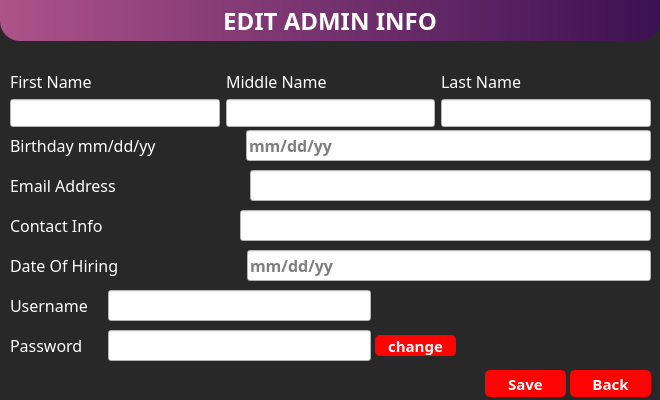
<?xml version="1.0" encoding="UTF-8"?>
<ui version="4.0">
 <class>editAdminInfo</class>
 <widget class="QDialog" name="editAdminInfo">
  <property name="geometry">
   <rect>
    <x>0</x>
    <y>0</y>
    <width>660</width>
    <height>400</height>
   </rect>
  </property>
  <property name="windowTitle">
   <string>Dialog</string>
  </property>
  <property name="styleSheet">
   <string notr="true">*{font-family:century gothic;
color:white;
}
QLabel{
font-size:16px;
}
#head{
border-bottom-left-radius: 20px;
border-bottom-right-radius: 20px;
background: qlineargradient(x1:0, y1:0, x2:1, y2:0, stop:0 #ad5389, stop:1 #3c1053);
font-size:24px;
font-weight:bold;
}
QLineEdit{
font-size:16px;
font-weight:bold;
color:black;
background:white;
}
#editAdminInfo{
background:#282828;
}
QPushButton {
font-size:15px;
font-weight:bold;
border:none;
border-radius:5px;
background: #ff0303;
}
QPushButton:hover {
background:#49ebff;
color:black;
}</string>
  </property>
  <widget class="QWidget" name="horizontalLayoutWidget_5">
   <property name="geometry">
    <rect>
     <x>10</x>
     <y>290</y>
     <width>361</width>
     <height>31</height>
    </rect>
   </property>
   <layout class="QHBoxLayout" name="horizontalLayout_8">
    <property name="spacing">
     <number>20</number>
    </property>
    <item>
     <widget class="QLabel" name="usernameText">
      <property name="text">
       <string>Username</string>
      </property>
     </widget>
    </item>
    <item>
     <widget class="QLineEdit" name="username"/>
    </item>
   </layout>
  </widget>
  <widget class="QWidget" name="horizontalLayoutWidget_3">
   <property name="geometry">
    <rect>
     <x>10</x>
     <y>210</y>
     <width>641</width>
     <height>31</height>
    </rect>
   </property>
   <layout class="QHBoxLayout" name="horizontalLayout_6">
    <property name="spacing">
     <number>133</number>
    </property>
    <item>
     <widget class="QLabel" name="contactInfoText">
      <property name="text">
       <string>Contact Info </string>
      </property>
     </widget>
    </item>
    <item>
     <widget class="QLineEdit" name="contactInfo"/>
    </item>
   </layout>
  </widget>
  <widget class="QWidget" name="horizontalLayoutWidget_4">
   <property name="geometry">
    <rect>
     <x>10</x>
     <y>250</y>
     <width>641</width>
     <height>31</height>
    </rect>
   </property>
   <layout class="QHBoxLayout" name="horizontalLayout_7">
    <property name="spacing">
     <number>116</number>
    </property>
    <item>
     <widget class="QLabel" name="dateOfHiringText">
      <property name="text">
       <string>Date Of Hiring   </string>
      </property>
     </widget>
    </item>
    <item>
     <widget class="QLineEdit" name="dateOfHiring">
      <property name="placeholderText">
       <string>mm/dd/yy</string>
      </property>
     </widget>
    </item>
   </layout>
  </widget>
  <widget class="QPushButton" name="change">
   <property name="geometry">
    <rect>
     <x>375</x>
     <y>335</y>
     <width>81</width>
     <height>21</height>
    </rect>
   </property>
   <property name="text">
    <string>change</string>
   </property>
  </widget>
  <widget class="QWidget" name="horizontalLayoutWidget">
   <property name="geometry">
    <rect>
     <x>10</x>
     <y>130</y>
     <width>641</width>
     <height>31</height>
    </rect>
   </property>
   <layout class="QHBoxLayout" name="horizontalLayout">
    <property name="spacing">
     <number>86</number>
    </property>
    <item>
     <widget class="QLabel" name="birthdayText">
      <property name="text">
       <string>Birthday mm/dd/yy </string>
      </property>
     </widget>
    </item>
    <item>
     <widget class="QLineEdit" name="birthday">
      <property name="placeholderText">
       <string>mm/dd/yy</string>
      </property>
     </widget>
    </item>
   </layout>
  </widget>
  <widget class="QPushButton" name="back">
   <property name="geometry">
    <rect>
     <x>570</x>
     <y>370</y>
     <width>81</width>
     <height>27</height>
    </rect>
   </property>
   <property name="text">
    <string>Back</string>
   </property>
  </widget>
  <widget class="QPushButton" name="save">
   <property name="geometry">
    <rect>
     <x>485</x>
     <y>370</y>
     <width>81</width>
     <height>27</height>
    </rect>
   </property>
   <property name="text">
    <string>Save</string>
   </property>
  </widget>
  <widget class="QLabel" name="head">
   <property name="geometry">
    <rect>
     <x>0</x>
     <y>0</y>
     <width>660</width>
     <height>41</height>
    </rect>
   </property>
   <property name="text">
    <string>EDIT ADMIN INFO</string>
   </property>
   <property name="alignment">
    <set>Qt::AlignCenter</set>
   </property>
  </widget>
  <widget class="QWidget" name="horizontalLayoutWidget_6">
   <property name="geometry">
    <rect>
     <x>10</x>
     <y>330</y>
     <width>361</width>
     <height>31</height>
    </rect>
   </property>
   <layout class="QHBoxLayout" name="horizontalLayout_9">
    <property name="spacing">
     <number>25</number>
    </property>
    <item>
     <widget class="QLabel" name="passwordText">
      <property name="text">
       <string>Password</string>
      </property>
     </widget>
    </item>
    <item>
     <widget class="QLineEdit" name="password">
      <property name="echoMode">
       <enum>QLineEdit::Password</enum>
      </property>
     </widget>
    </item>
   </layout>
  </widget>
  <widget class="QWidget" name="horizontalLayoutWidget_2">
   <property name="geometry">
    <rect>
     <x>10</x>
     <y>170</y>
     <width>641</width>
     <height>31</height>
    </rect>
   </property>
   <layout class="QHBoxLayout" name="horizontalLayout_5">
    <property name="spacing">
     <number>121</number>
    </property>
    <item>
     <widget class="QLabel" name="emailaddressText">
      <property name="text">
       <string>Email Address   </string>
      </property>
     </widget>
    </item>
    <item>
     <widget class="QLineEdit" name="emailaddress"/>
    </item>
   </layout>
  </widget>
  <widget class="QWidget" name="gridLayoutWidget">
   <property name="geometry">
    <rect>
     <x>10</x>
     <y>70</y>
     <width>641</width>
     <height>57</height>
    </rect>
   </property>
   <layout class="QGridLayout" name="gridLayout_5">
    <item row="0" column="2">
     <widget class="QLabel" name="lastNameText">
      <property name="text">
       <string>Last Name</string>
      </property>
     </widget>
    </item>
    <item row="1" column="1">
     <widget class="QLineEdit" name="middleName"/>
    </item>
    <item row="1" column="2">
     <widget class="QLineEdit" name="lastName"/>
    </item>
    <item row="0" column="0">
     <widget class="QLabel" name="firstNameText">
      <property name="text">
       <string>First Name</string>
      </property>
     </widget>
    </item>
    <item row="1" column="0">
     <widget class="QLineEdit" name="firstName"/>
    </item>
    <item row="0" column="1">
     <widget class="QLabel" name="middleNameText">
      <property name="text">
       <string>Middle Name</string>
      </property>
     </widget>
    </item>
   </layout>
  </widget>
 </widget>
 <resources/>
 <connections/>
</ui>
